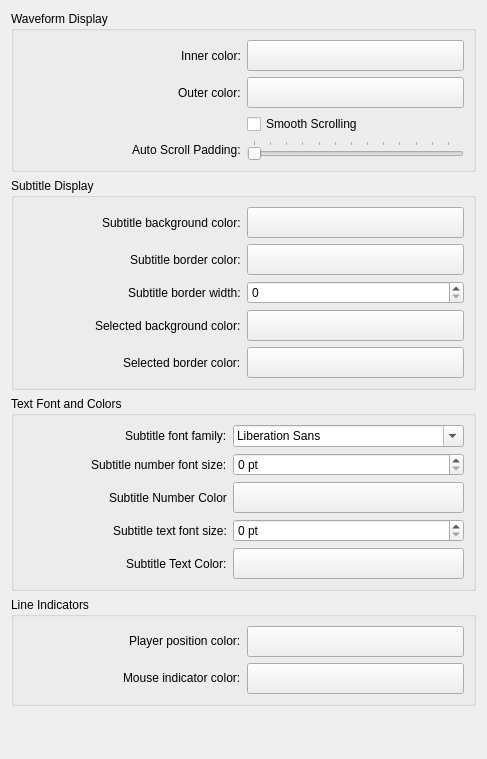
<?xml version="1.0" encoding="UTF-8"?>
<ui version="4.0">
 <class>WaveformConfigWidget</class>
 <widget class="QWidget" name="WaveformConfigWidget">
  <property name="geometry">
   <rect>
    <x>0</x>
    <y>0</y>
    <width>487</width>
    <height>759</height>
   </rect>
  </property>
  <layout class="QVBoxLayout" name="verticalLayout1">
   <item>
    <widget class="QGroupBox" name="groupBox_3">
     <property name="title">
      <string>Waveform Display</string>
     </property>
     <layout class="QGridLayout" name="gridLayout1" columnstretch="1,1">
      <item row="2" column="1">
       <widget class="QCheckBox" name="kcfg_wfSmoothScroll">
        <property name="text">
         <string>Smooth Scrolling</string>
        </property>
       </widget>
      </item>
      <item row="0" column="1">
       <widget class="KColorButton" name="kcfg_wfInnerColor">
        <property name="sizePolicy">
         <sizepolicy hsizetype="Minimum" vsizetype="MinimumExpanding">
          <horstretch>0</horstretch>
          <verstretch>0</verstretch>
         </sizepolicy>
        </property>
        <property name="minimumSize">
         <size>
          <width>0</width>
          <height>31</height>
         </size>
        </property>
        <property name="alphaChannelEnabled">
         <bool>true</bool>
        </property>
       </widget>
      </item>
      <item row="1" column="0" alignment="Qt::AlignRight">
       <widget class="QLabel" name="label_12">
        <property name="text">
         <string>Outer color:</string>
        </property>
        <property name="buddy">
         <cstring>kcfg_wfOuterColor</cstring>
        </property>
       </widget>
      </item>
      <item row="1" column="1">
       <widget class="KColorButton" name="kcfg_wfOuterColor">
        <property name="sizePolicy">
         <sizepolicy hsizetype="Minimum" vsizetype="MinimumExpanding">
          <horstretch>0</horstretch>
          <verstretch>0</verstretch>
         </sizepolicy>
        </property>
        <property name="minimumSize">
         <size>
          <width>0</width>
          <height>31</height>
         </size>
        </property>
        <property name="alphaChannelEnabled">
         <bool>true</bool>
        </property>
       </widget>
      </item>
      <item row="0" column="0" alignment="Qt::AlignRight">
       <widget class="QLabel" name="label_11">
        <property name="text">
         <string>Inner color:</string>
        </property>
        <property name="buddy">
         <cstring>kcfg_wfInnerColor</cstring>
        </property>
       </widget>
      </item>
      <item row="3" column="1">
       <widget class="QSlider" name="kcfg_wfAutoscrollPadding">
        <property name="maximum">
         <number>50</number>
        </property>
        <property name="orientation">
         <enum>Qt::Horizontal</enum>
        </property>
        <property name="tickPosition">
         <enum>QSlider::TicksAbove</enum>
        </property>
        <property name="tickInterval">
         <number>4</number>
        </property>
       </widget>
      </item>
      <item row="3" column="0" alignment="Qt::AlignRight|Qt::AlignVCenter">
       <widget class="QLabel" name="label_wfAutoscrollPadding">
        <property name="toolTip">
         <string>Autoscroll page when play position reaches ScrollPadding distance (percentage) from page border</string>
        </property>
        <property name="text">
         <string>Auto Scroll Padding:</string>
        </property>
        <property name="buddy">
         <cstring>kcfg_wfAutoscrollPadding</cstring>
        </property>
       </widget>
      </item>
     </layout>
    </widget>
   </item>
   <item>
    <widget class="QGroupBox" name="m_grpGeneral">
     <property name="title">
      <string>Subtitle Display</string>
     </property>
     <layout class="QGridLayout" name="gridLayout2">
      <item row="5" column="1">
       <widget class="QSpinBox" name="kcfg_wfSubBorderWidth"/>
      </item>
      <item row="3" column="1">
       <widget class="KColorButton" name="kcfg_wfSubBackground">
        <property name="sizePolicy">
         <sizepolicy hsizetype="Minimum" vsizetype="MinimumExpanding">
          <horstretch>0</horstretch>
          <verstretch>0</verstretch>
         </sizepolicy>
        </property>
        <property name="minimumSize">
         <size>
          <width>0</width>
          <height>31</height>
         </size>
        </property>
        <property name="alphaChannelEnabled">
         <bool>true</bool>
        </property>
       </widget>
      </item>
      <item row="4" column="0" alignment="Qt::AlignRight">
       <widget class="QLabel" name="label_14">
        <property name="text">
         <string>Subtitle border color:</string>
        </property>
        <property name="buddy">
         <cstring>kcfg_wfSubBorder</cstring>
        </property>
       </widget>
      </item>
      <item row="6" column="0" alignment="Qt::AlignRight">
       <widget class="QLabel" name="label_16">
        <property name="text">
         <string>Selected background color:</string>
        </property>
        <property name="buddy">
         <cstring>kcfg_wfSelBackground</cstring>
        </property>
       </widget>
      </item>
      <item row="5" column="0" alignment="Qt::AlignRight">
       <widget class="QLabel" name="label_15">
        <property name="text">
         <string>Subtitle border width:</string>
        </property>
        <property name="buddy">
         <cstring>kcfg_wfSubBorderWidth</cstring>
        </property>
       </widget>
      </item>
      <item row="3" column="0" alignment="Qt::AlignRight">
       <widget class="QLabel" name="label_13">
        <property name="text">
         <string>Subtitle background color:</string>
        </property>
        <property name="buddy">
         <cstring>kcfg_wfSubBackground</cstring>
        </property>
       </widget>
      </item>
      <item row="6" column="1">
       <widget class="KColorButton" name="kcfg_wfSelBackground">
        <property name="sizePolicy">
         <sizepolicy hsizetype="Minimum" vsizetype="MinimumExpanding">
          <horstretch>0</horstretch>
          <verstretch>0</verstretch>
         </sizepolicy>
        </property>
        <property name="minimumSize">
         <size>
          <width>0</width>
          <height>31</height>
         </size>
        </property>
        <property name="alphaChannelEnabled">
         <bool>true</bool>
        </property>
       </widget>
      </item>
      <item row="7" column="0" alignment="Qt::AlignRight">
       <widget class="QLabel" name="label_17">
        <property name="text">
         <string>Selected border color:</string>
        </property>
        <property name="buddy">
         <cstring>kcfg_wfSelBorder</cstring>
        </property>
       </widget>
      </item>
      <item row="7" column="1">
       <widget class="KColorButton" name="kcfg_wfSelBorder">
        <property name="sizePolicy">
         <sizepolicy hsizetype="Minimum" vsizetype="MinimumExpanding">
          <horstretch>0</horstretch>
          <verstretch>0</verstretch>
         </sizepolicy>
        </property>
        <property name="minimumSize">
         <size>
          <width>0</width>
          <height>31</height>
         </size>
        </property>
        <property name="alphaChannelEnabled">
         <bool>true</bool>
        </property>
       </widget>
      </item>
      <item row="4" column="1">
       <widget class="KColorButton" name="kcfg_wfSubBorder">
        <property name="sizePolicy">
         <sizepolicy hsizetype="Minimum" vsizetype="MinimumExpanding">
          <horstretch>0</horstretch>
          <verstretch>0</verstretch>
         </sizepolicy>
        </property>
        <property name="minimumSize">
         <size>
          <width>0</width>
          <height>31</height>
         </size>
        </property>
        <property name="alphaChannelEnabled">
         <bool>true</bool>
        </property>
       </widget>
      </item>
     </layout>
    </widget>
   </item>
   <item>
    <widget class="QGroupBox" name="groupBox">
     <property name="title">
      <string>Text Font and Colors</string>
     </property>
     <layout class="QGridLayout" name="gridLayout3">
      <item row="1" column="0" alignment="Qt::AlignRight">
       <widget class="QLabel" name="label_21">
        <property name="text">
         <string>Subtitle font family:</string>
        </property>
        <property name="buddy">
         <cstring>kcfg_wfFontFamily</cstring>
        </property>
       </widget>
      </item>
      <item row="1" column="1">
       <widget class="QFontComboBox" name="kcfg_wfFontFamily"/>
      </item>
      <item row="2" column="0" alignment="Qt::AlignRight">
       <widget class="QLabel" name="label_22">
        <property name="text">
         <string>Subtitle number font size:</string>
        </property>
        <property name="buddy">
         <cstring>kcfg_wfSubNumberFontSize</cstring>
        </property>
       </widget>
      </item>
      <item row="2" column="1">
       <widget class="QSpinBox" name="kcfg_wfSubNumberFontSize">
        <property name="suffix">
         <string> pt</string>
        </property>
       </widget>
      </item>
      <item row="3" column="0" alignment="Qt::AlignRight">
       <widget class="QLabel" name="label_23">
        <property name="text">
         <string>Subtitle Number Color</string>
        </property>
        <property name="buddy">
         <cstring>kcfg_wfSubNumberColor</cstring>
        </property>
       </widget>
      </item>
      <item row="3" column="1">
       <widget class="KColorButton" name="kcfg_wfSubNumberColor">
        <property name="sizePolicy">
         <sizepolicy hsizetype="Minimum" vsizetype="MinimumExpanding">
          <horstretch>0</horstretch>
          <verstretch>0</verstretch>
         </sizepolicy>
        </property>
        <property name="minimumSize">
         <size>
          <width>0</width>
          <height>31</height>
         </size>
        </property>
        <property name="alphaChannelEnabled">
         <bool>true</bool>
        </property>
       </widget>
      </item>
      <item row="4" column="0" alignment="Qt::AlignRight">
       <widget class="QLabel" name="label_24">
        <property name="text">
         <string>Subtitle text font size:</string>
        </property>
        <property name="buddy">
         <cstring>kcfg_wfSubTextFontSize</cstring>
        </property>
       </widget>
      </item>
      <item row="4" column="1">
       <widget class="QSpinBox" name="kcfg_wfSubTextFontSize">
        <property name="suffix">
         <string> pt</string>
        </property>
       </widget>
      </item>
      <item row="5" column="0" alignment="Qt::AlignRight">
       <widget class="QLabel" name="label_25">
        <property name="text">
         <string>Subtitle Text Color:</string>
        </property>
        <property name="buddy">
         <cstring>kcfg_wfSubTextColor</cstring>
        </property>
       </widget>
      </item>
      <item row="5" column="1">
       <widget class="KColorButton" name="kcfg_wfSubTextColor">
        <property name="sizePolicy">
         <sizepolicy hsizetype="Minimum" vsizetype="MinimumExpanding">
          <horstretch>0</horstretch>
          <verstretch>0</verstretch>
         </sizepolicy>
        </property>
        <property name="minimumSize">
         <size>
          <width>0</width>
          <height>31</height>
         </size>
        </property>
        <property name="alphaChannelEnabled">
         <bool>true</bool>
        </property>
       </widget>
      </item>
     </layout>
    </widget>
   </item>
   <item>
    <widget class="QGroupBox" name="groupBox_2">
     <property name="title">
      <string>Line Indicators</string>
     </property>
     <layout class="QGridLayout" name="gridLayout4">
      <item row="0" column="0" alignment="Qt::AlignRight|Qt::AlignVCenter">
       <widget class="QLabel" name="label_31">
        <property name="text">
         <string>Player position color:</string>
        </property>
        <property name="buddy">
         <cstring>kcfg_wfPlayLocation</cstring>
        </property>
       </widget>
      </item>
      <item row="1" column="0" alignment="Qt::AlignRight|Qt::AlignVCenter">
       <widget class="QLabel" name="label_32">
        <property name="text">
         <string>Mouse indicator color:</string>
        </property>
        <property name="buddy">
         <cstring>kcfg_wfMouseLocation</cstring>
        </property>
       </widget>
      </item>
      <item row="0" column="1">
       <widget class="KColorButton" name="kcfg_wfPlayLocation">
        <property name="sizePolicy">
         <sizepolicy hsizetype="Minimum" vsizetype="MinimumExpanding">
          <horstretch>0</horstretch>
          <verstretch>0</verstretch>
         </sizepolicy>
        </property>
        <property name="minimumSize">
         <size>
          <width>0</width>
          <height>31</height>
         </size>
        </property>
        <property name="alphaChannelEnabled">
         <bool>true</bool>
        </property>
       </widget>
      </item>
      <item row="1" column="1">
       <widget class="KColorButton" name="kcfg_wfMouseLocation">
        <property name="sizePolicy">
         <sizepolicy hsizetype="Minimum" vsizetype="MinimumExpanding">
          <horstretch>0</horstretch>
          <verstretch>0</verstretch>
         </sizepolicy>
        </property>
        <property name="minimumSize">
         <size>
          <width>0</width>
          <height>31</height>
         </size>
        </property>
        <property name="alphaChannelEnabled">
         <bool>true</bool>
        </property>
       </widget>
      </item>
     </layout>
    </widget>
   </item>
   <item>
    <spacer name="verticalSpacer">
     <property name="orientation">
      <enum>Qt::Vertical</enum>
     </property>
     <property name="sizeHint" stdset="0">
      <size>
       <width>20</width>
       <height>40</height>
      </size>
     </property>
    </spacer>
   </item>
  </layout>
 </widget>
 <customwidgets>
  <customwidget>
   <class>KColorButton</class>
   <extends>QPushButton</extends>
   <header>kcolorbutton.h</header>
  </customwidget>
 </customwidgets>
 <tabstops>
  <tabstop>kcfg_wfInnerColor</tabstop>
  <tabstop>kcfg_wfOuterColor</tabstop>
  <tabstop>kcfg_wfSmoothScroll</tabstop>
  <tabstop>kcfg_wfAutoscrollPadding</tabstop>
  <tabstop>kcfg_wfSubBackground</tabstop>
  <tabstop>kcfg_wfSubBorder</tabstop>
  <tabstop>kcfg_wfSubBorderWidth</tabstop>
  <tabstop>kcfg_wfSelBackground</tabstop>
  <tabstop>kcfg_wfSelBorder</tabstop>
  <tabstop>kcfg_wfFontFamily</tabstop>
  <tabstop>kcfg_wfSubNumberFontSize</tabstop>
  <tabstop>kcfg_wfSubNumberColor</tabstop>
  <tabstop>kcfg_wfSubTextFontSize</tabstop>
  <tabstop>kcfg_wfSubTextColor</tabstop>
  <tabstop>kcfg_wfPlayLocation</tabstop>
  <tabstop>kcfg_wfMouseLocation</tabstop>
 </tabstops>
 <resources/>
 <connections/>
</ui>
